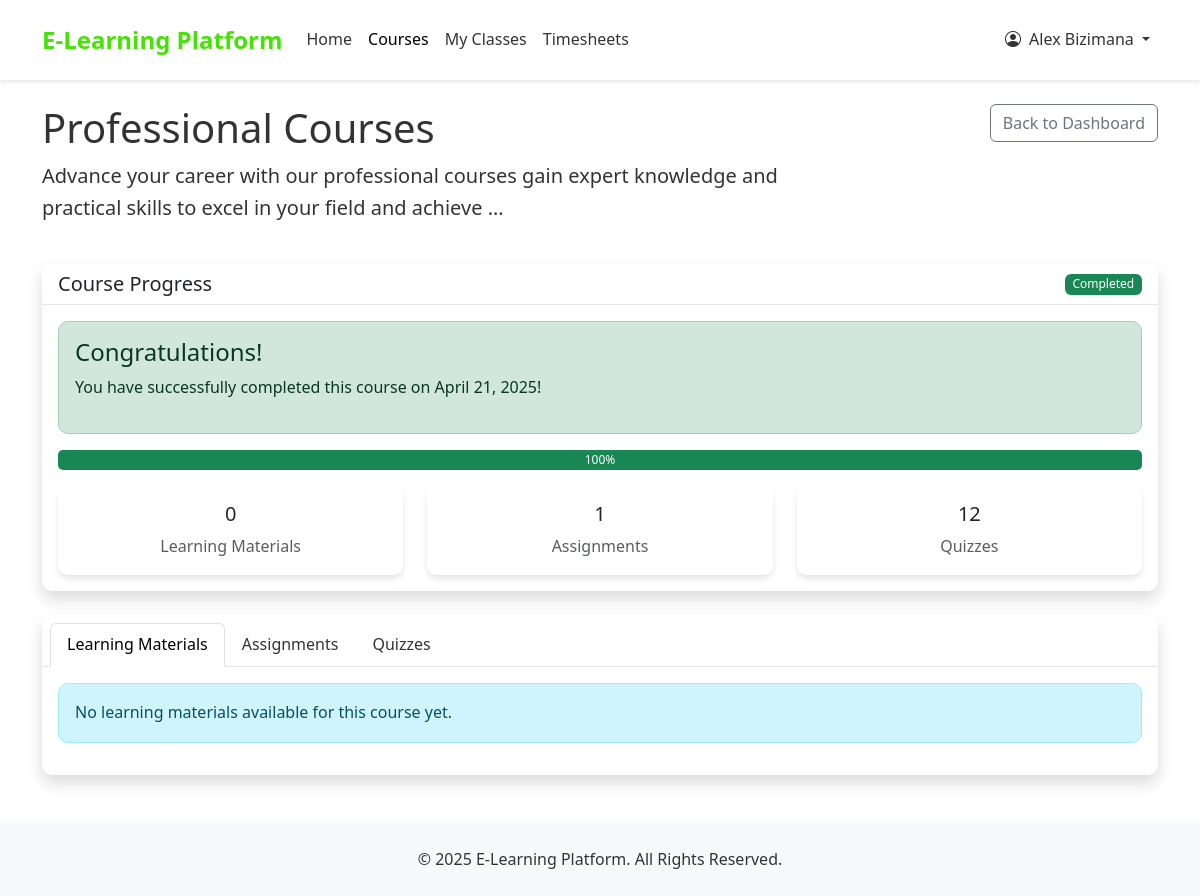
The app's page /courses/dashboard/professional-courses/ (signed in), older data.
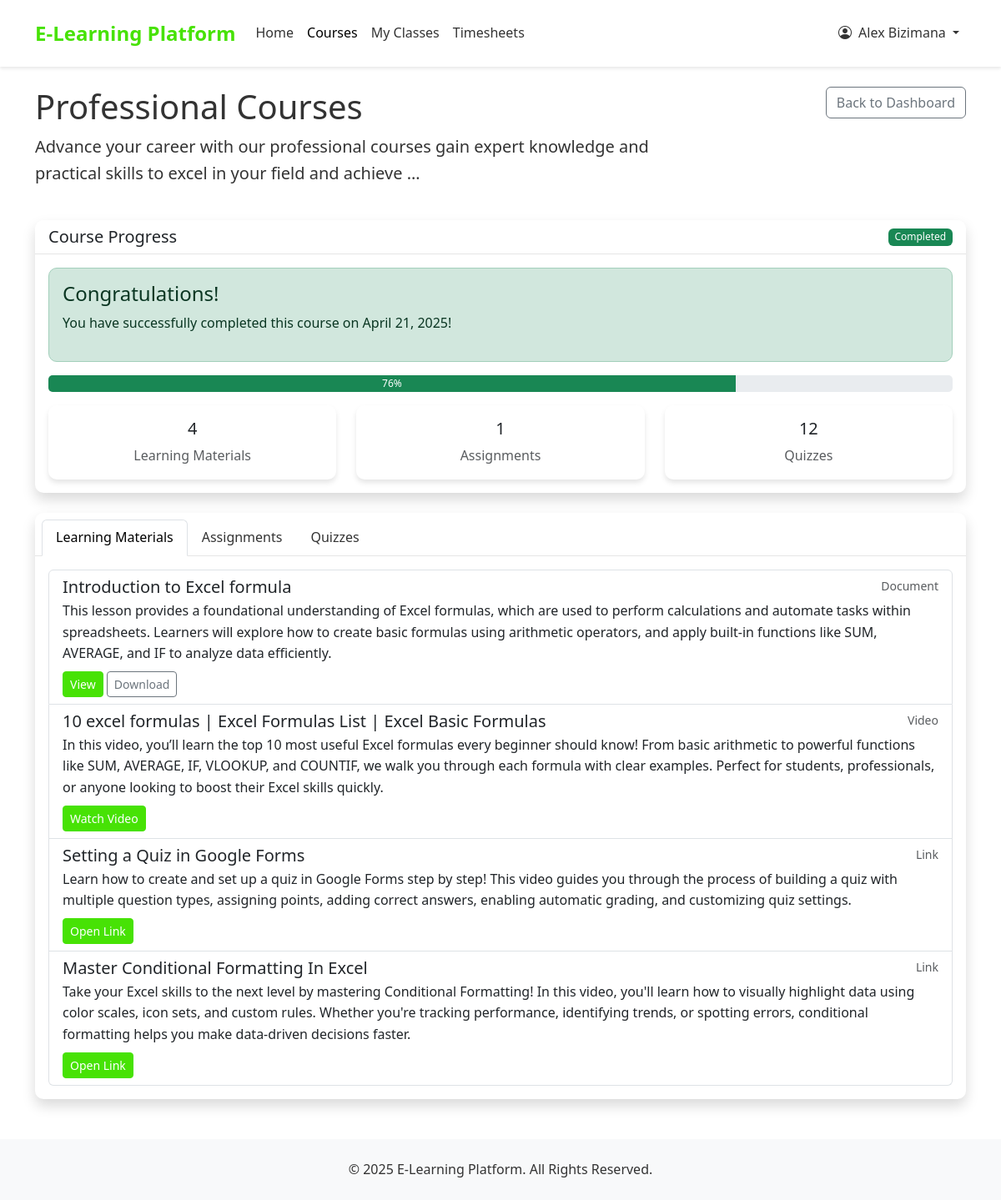
The same page, newer data.
### accounts/models.py (models this page shows, shortened)
class User(AbstractUser):
    USER_TYPE_CHOICES = (
        ('student', 'Student'),
        ('teacher', 'Teacher'),
        ('admin', 'Admin'),
    )
    user_type = models.CharField(max_length=10, choices=USER_TYPE_CHOICES, default='student')
    phone_number = models.CharField(max_length=15, blank=True, null=True)
    is_active = models.BooleanField(default=True)
    created_at = models.DateTimeField(auto_now_add=True)
    updated_at = models.DateTimeField(auto_now=True)
    is_organization = models.BooleanField(default=False)
    company_name = models.CharField(max_length=255, blank=True, null=True)
    contact_person = models.CharField(max_length=255, blank=True, null=True)
    number_of_trainees = models.PositiveIntegerField(default=0)
    start_date = models.DateField(blank=True, null=True)
    end_date = models.DateField(blank=True, null=True)
    def is_teacher(self):
        return self.user_type == 'teacher'

### courses/models.py (models this page shows, shortened)
class Course(models.Model):
    title = models.CharField(max_length=200)
    slug = models.SlugField(max_length=200, unique=True, blank=True)
    description = models.TextField()
    overview = models.TextField(blank=True, null=True)
    placement_test_price = models.DecimalField(max_digits=6, decimal_places=2)
    is_active = models.BooleanField(default=True)
    created_at = models.DateTimeField(auto_now_add=True)
    updated_at = models.DateTimeField(auto_now=True)

class CourseProgress(models.Model):
    STATUS_CHOICES = (
        ('in_progress', 'In Progress'),
        ('completed', 'Completed'),
    )
    user = models.ForeignKey(User, on_delete=models.CASCADE, related_name='course_progresses')
    course = models.ForeignKey(Course, on_delete=models.CASCADE, related_name='student_progresses')
    status = models.CharField(max_length=20, choices=STATUS_CHOICES, default='in_progress')
    progress_percentage = models.PositiveIntegerField(default=0)  # 0-100
    started_at = models.DateTimeField(auto_now_add=True)
    completed_at = models.DateTimeField(null=True, blank=True)
    class Meta:
        unique_together = ['user', 'course']

class CourseMaterial(models.Model):
    MATERIAL_TYPES = (
        ('document', 'Document'),
        ('video', 'Video'),
        ('image', 'Image'),
        ('link', 'External Link'),
    )
    course = models.ForeignKey(Course, on_delete=models.CASCADE, related_name='materials')
    title = models.CharField(max_length=200)
    description = models.TextField(blank=True, null=True)
    material_type = models.CharField(max_length=20, choices=MATERIAL_TYPES)
    file = models.FileField(upload_to='course_materials/', null=True, blank=True)
    external_url = models.URLField(null=True, blank=True)
    created_at = models.DateTimeField(auto_now_add=True)
    order = models.PositiveIntegerField(default=0)
    class Meta:
        ordering = ['order']

### courses/views.py (the view)
# urls.py: path('dashboard/<slug:slug>/', views.student_course_dashboard, name='student_course_dashboard'),
@login_required
def student_course_dashboard(request, slug):
    course = get_object_or_404(Course, slug=slug, is_active=True)
    payment = get_object_or_404(PaymentProof, user=request.user, course=course, status='approved')
    progress, created = CourseProgress.objects.get_or_create(
        user=request.user,
        course=course
    )
    materials = course.materials.all()
    assignments = course.assignments.all()
    assignment_submissions = AssignmentSubmission.objects.filter(
        student=request.user,
        assignment__course=course
    ).select_related('assignment')
    submissions_dict = {}
    for submission in assignment_submissions:
        submissions_dict[submission.assignment_id] = submission
    quizzes = Quiz.objects.filter(course=course)
    quiz_attempts = QuizAttempt.objects.filter(
        user=request.user,
        quiz__in=quizzes
    ).select_related('quiz')
    attempts_dict = {}
    for attempt in quiz_attempts:
        attempts_dict[attempt.quiz_id] = attempt
    total_items = materials.count() + assignments.count() + quizzes.count()
    completed_items = 0
    completed_items += assignment_submissions.filter(status='graded').count()
    completed_items += quiz_attempts.filter(status__in=['completed', 'timed_out']).count()
    if total_items > 0:
        progress_percentage = int((completed_items / total_items) * 100)
        if progress_percentage != progress.progress_percentage:
            progress.progress_percentage = progress_percentage
            if progress_percentage == 100 and progress.status != 'completed':
                progress.status = 'completed'
                progress.completed_at = timezone.now()
            progress.save()
    context = {
        'course': course,
        'progress': progress,
        'materials': materials,
        'assignments': assignments,
        'submissions_dict': submissions_dict,
        'quizzes': quizzes,
        'attempts_dict': attempts_dict
    }
    return render(request, 'courses/student_course_dashboard.html', context)

### templates/courses/student_course_dashboard.html (shortened to what this page needs)
{% extends 'base.html' %}
{% load course_tags %}
{% block content %}
<div class="row mb-4">
    <div class="col-md-8">
        <h1>{{ course.title }}</h1>
        <p class="lead">{{ course.description|truncatewords:20 }}</p>
    </div>
    <div class="col-md-4 text-end">
        <a href="{% url 'student_dashboard' %}" class="btn btn-outline-secondary">Back to Dashboard</a>
    </div>
</div>
<div class="row mb-4">
    <div class="col-12">
        <div class="card shadow">
            <div class="card-header bg-white d-flex justify-content-between align-items-center">
                <h5 class="mb-0">Course Progress</h5>
                {% if progress.status == 'completed' %}
                    <span class="badge bg-success">Completed</span>
                {% endif %}
            </div>
            <div class="card-body">
                {% if progress.status == 'completed' %}
                    <div class="alert alert-success">
                        <h4 class="alert-heading">Congratulations!</h4>
                        <p>You have successfully completed this course on {{ progress.completed_at|date:"F j, Y" }}!</p>
                    </div>
                {% endif %}
                <div class="progress mb-3" style="height: 20px;">
                    <div class="progress-bar {% if progress.status == 'completed' %}bg-success{% endif %}"
                         role="progressbar"
                         style="width: {{ progress.progress_percentage }}%;"
                         aria-valuenow="{{ progress.progress_percentage }}"
                         aria-valuemin="0"
                         aria-valuemax="100">
                         {{ progress.progress_percentage }}%
                    </div>
                </div>
                <div class="row text-center">
                    <div class="col-md-4">
                        <div class="card border-0">
                            <div class="card-body">
                                <h5 class="card-title">{{ materials.count }}</h5>
                                <p class="card-text text-muted">Learning Materials</p>
                            </div>
                        </div>
                    </div>
                    <div class="col-md-4">
                        <div class="card border-0">
                            <div class="card-body">
                                <h5 class="card-title">{{ assignments.count }}</h5>
                                <p class="card-text text-muted">Assignments</p>
                            </div>
                        </div>
                    </div>
                    <div class="col-md-4">
                        <div class="card border-0">
                            <div class="card-body">
                                <h5 class="card-title">{{ quizzes.count }}</h5>
                                <p class="card-text text-muted">Quizzes</p>
                            </div>
                        </div>
                    </div>
                </div>
            </div>
        </div>
    </div>
</div>
<div class="row">
    <div class="col-12">
        <div class="card shadow">
            <div class="card-header bg-white">
                <ul class="nav nav-tabs card-header-tabs" id="courseContentTabs" role="tablist">
                    <li class="nav-item" role="presentation">
                        <button class="nav-link active" id="materials-tab" data-bs-toggle="tab" data-bs-target="#materials" type="button" role="tab">Learning Materials</button>
                    </li>
                    <li class="nav-item" role="presentation">
                        <button class="nav-link" id="assignments-tab" data-bs-toggle="tab" data-bs-target="#assignments" type="button" role="tab">Assignments</button>
                    </li>
                    <li class="nav-item" role="presentation">
                        <button class="nav-link" id="quizzes-tab" data-bs-toggle="tab" data-bs-target="#quizzes" type="button" role="tab">Quizzes</button>
                    </li>
                </ul>
            </div>
            <div class="card-body">
                <div class="tab-content" id="courseContentTabsContent">
                    <div class="tab-pane fade show active" id="materials" role="tabpanel">
                        {% if materials %}
                            <div class="list-group">
                                {% for material in materials %}
                                    <div class="list-group-item list-group-item-action">
                                        <div class="d-flex w-100 justify-content-between">
                                            <h5 class="mb-1">{{ material.title }}</h5>
                                            <small class="text-muted">{{ material.material_type|title }}</small>
                                        </div>
                                        {% if material.description %}
                                            <p class="mb-1">{{ material.description }}</p>
                                        {% endif %}
                                        <div class="mt-2">
                                            {% if material.material_type == 'document' or material.material_type == 'image' %}
                                                <a href="{{ material.file.url }}" class="btn btn-sm btn-primary" target="_blank">View</a>
                                                <a href="{{ material.file.url }}" class="btn btn-sm btn-outline-secondary" download>Download</a>
                                            {% elif material.material_type == 'video' %}
                                                <a href="{{ material.file.url }}" class="btn btn-sm btn-primary" target="_blank">Watch Video</a>
                                            {% elif material.material_type == 'link' %}
                                                <a href="{{ material.external_url }}" class="btn btn-sm btn-primary" target="_blank">Open Link</a>
                                            {% endif %}
                                        </div>
                                    </div>
                                {% endfor %}
                            </div>
                        {% else %}
                            <div class="alert alert-info">
                                <p class="mb-0">No learning materials available for this course yet.</p>
                            </div>
                        {% endif %}
                    </div>
                </div>
            </div>
        </div>
    </div>
</div>
{% endblock %}

### templates/base.html (shortened to what this page needs)
{% load static %}
<!DOCTYPE html>
<html lang="en">
<head>
    <link href="https://cdn.jsdelivr.net/npm/bootstrap@5.3.0-alpha1/dist/css/bootstrap.min.css" rel="stylesheet">
    <link rel="stylesheet" href="https://cdn.jsdelivr.net/npm/bootstrap-icons@1.10.0/font/bootstrap-icons.css">
    <link rel="stylesheet" href="{% static 'css/style.css' %}">
</head>
<body>
    <nav class="navbar navbar-expand-lg navbar-light sticky-top">
        <div class="container">
            <a class="navbar-brand" href="{% url 'home' %}">E-Learning Platform</a>
            <div class="collapse navbar-collapse" id="navbarNav">
                <ul class="navbar-nav me-auto">
                    <li class="nav-item">
                        <a class="nav-link {% if request.path == '/' %}active{% endif %}" href="{% url 'home' %}">Home</a>
                    </li>
                    <li class="nav-item">
                        <a class="nav-link {% if '/courses/' in request.path %}active{% endif %}" href="{% url 'course_list' %}">Courses</a>
                    </li>
                    {% if user.is_authenticated %}
                        {% if user.is_staff or user.is_superuser %}
                            <li class="nav-item dropdown">
                                <a class="nav-link dropdown-toggle" href="#" role="button" data-bs-toggle="dropdown">
                                    Administration
                                </a>
                                <ul class="dropdown-menu">
                                    <li><a class="dropdown-item" href="{% url 'admin_dashboard' %}">Dashboard</a></li>
                                    <li><a class="dropdown-item" href="{% url 'course_create' %}">Add Course</a></li>
                                    <li><a class="dropdown-item" href="{% url 'question_list' %}">Manage Questions</a></li>
                                    <li><a class="dropdown-item" href="{% url 'quiz_list' %}">Manage Quizzes</a></li>
                                    <li><a class="dropdown-item" href="{% url 'create_teacher' %}">Add Teacher</a></li>
                                </ul>
                            </li>
                        {% elif user.is_teacher %}
                            <li class="nav-item">
                                <a class="nav-link {% if '/events/' in request.path %}active{% endif %}" href="{% url 'view_events' %}">Events</a>
                            </li>
                        {% else %}
                            <li class="nav-item">
                                <a class="nav-link {% if '/events/' in request.path %}active{% endif %}" href="{% url 'view_events' %}">My Classes</a>
                            </li>
                            <li class="nav-item">
                                <a class="nav-link {% if '/timesheets/' in request.path %}active{% endif %}" href="{% url 'view_timesheets' %}">Timesheets</a>
                            </li>
                        {% endif %}
                    {% endif %}
                </ul>
                <ul class="navbar-nav ms-auto">
                    {% if user.is_authenticated %}
                        <li class="nav-item dropdown">
                            <a class="nav-link dropdown-toggle" href="#" role="button" data-bs-toggle="dropdown">
                                <i class="bi bi-person-circle me-1"></i> {{ user.get_full_name|default:user.username }}
                            </a>
                        </li>
                    {% endif %}
                </ul>
            </div>
        </div>
    </nav>
    <main class="container mt-4">
        {% block content %}{% endblock %}
    </main>
    <footer class="footer">
        <div class="container text-center">
            <p class="mb-0">&copy; {% now "Y" %} E-Learning Platform. All Rights Reserved.</p>
        </div>
    </footer>
</body>
</html>

Row changes from the older to the newer data that the page shows:
changed CourseProgress: progress_percentage "100" → "76"
added CourseMaterial: title "Introduction to Excel formula", material_type "Document", description "This lesson provides a foundational understanding of Excel formulas, which are used to perform calculations and automate tasks within spreadsheets. Learners will explore how to create basic formulas using arithmetic operators, and apply built-in functions like SUM, AVERAGE, and IF to analyze data efficiently."
added CourseMaterial: title "10 excel formulas | Excel Formulas List | Excel Basic Formulas", material_type "Video", description "In this video, you’ll learn the top 10 most useful Excel formulas every beginner should know! From basic arithmetic to powerful functions like SUM, AVERAGE, IF, VLOOKUP, and COUNTIF, we walk you through each formula with clear examples. Perfect for students, professionals, or anyone looking to boost their Excel skills quickly."
added CourseMaterial: title "Setting a Quiz in Google Forms", material_type "Link", description "Learn how to create and set up a quiz in Google Forms step by step! This video guides you through the process of building a quiz with multiple question types, assigning points, adding correct answers, enabling automatic grading, and customizing quiz settings."
added CourseMaterial: title "Master Conditional Formatting In Excel", material_type "Link", description "Take your Excel skills to the next level by mastering Conditional Formatting! In this video, you'll learn how to visually highlight data using color scales, icon sets, and custom rules. Whether you're tracking performance, identifying trends, or spotting errors, conditional formatting helps you make data-driven decisions faster."
Text that changed along with them:
{{ materials.count }}: "0" → "4"
text no longer shown: "No learning materials available for this course yet."
